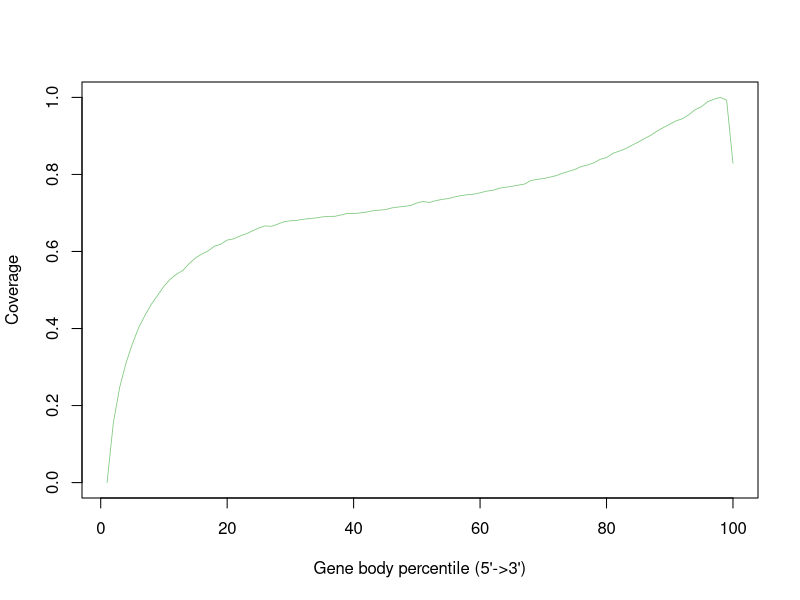

Reproduce this figure in R.
hRGC_sorted <- c(0.0,0.15550433066737945,0.24740623490380828,0.3103775167142658,0.3597802456699269,0.4021191520539273,0.4341479191059383,0.4628400398612095,0.4861181991037303,0.5096707541222095,0.5279699334704476,0.5411527105331899,0.551004097316077,0.5688140180875653,0.583362804885296,0.593509320978084,0.6017167630225742,0.6139527439181414,0.6188778694484642,0.629636407768657,0.632587463158359,0.6400820414052635,0.6458125260654858,0.6533824581625017,0.661126948126811,0.6663694948175409,0.6652972409609056,0.6711048754971096,0.6772769448120868,0.6796466424749025,0.6807015171400296,0.6834372871346177,0.68555733720148,0.6869021115717683,0.6896802466471763,0.6910522255269685,0.6912019823899663,0.694762392380413,0.6987764309638029,0.6985172749955958,0.7000423650808199,0.7022423118867596,0.705570400648471,0.7072156924062706,0.7085869053338535,0.7129444074527678,0.7152902813606586,0.7169993584489943,0.7195102554397794,0.7259158873543139,0.7298324387099568,0.7270468818217619,0.7320642121508018,0.7352349637638574,0.7374492787767585,0.7416909636391922,0.7450342657965098,0.7472990280066464,0.7488585859412905,0.7523597799023121,0.7565422223231754,0.7586097914576255,0.7642096680600834,0.7667066194382295,0.7690428529131408,0.772227286017384,0.7748154649448765,0.7839113323157614,0.7871381833251148,0.7893214904796102,0.7928548280212787,0.7967130085361412,0.8028451162755073,0.80787446413059,0.8130140034552368,0.8206832452180151,0.8245935368952576,0.8302225725059605,0.8392688642803998,0.8437674072544126,0.8547928138891963,0.8605107263683274,0.8669214558268757,0.8756413727237022,0.883923798848272,0.8930883113844005,0.9016996743646625,0.9125015021907554,0.9219057049441158,0.9303541314009504,0.9392081691708462,0.9445518479653536,0.9547091138012175,0.9681033200858817,0.9757635024828737,0.9888977340228312,0.9954682833716794,1.0,0.9927954271068374,0.8292389313963018)


pdf("/users/sparthib/retina_lrs/plots/gene_body_percentile/hRGC.geneBodyCoverage.curves.pdf")
x=1:100
icolor = colorRampPalette(c("#7fc97f","#beaed4","#fdc086","#ffff99","#386cb0","#f0027f"))(1)
plot(x,hRGC_sorted,type='l',xlab="Gene body percentile (5'->3')", ylab="Coverage",lwd=0.8,col=icolor[1])
dev.off()
